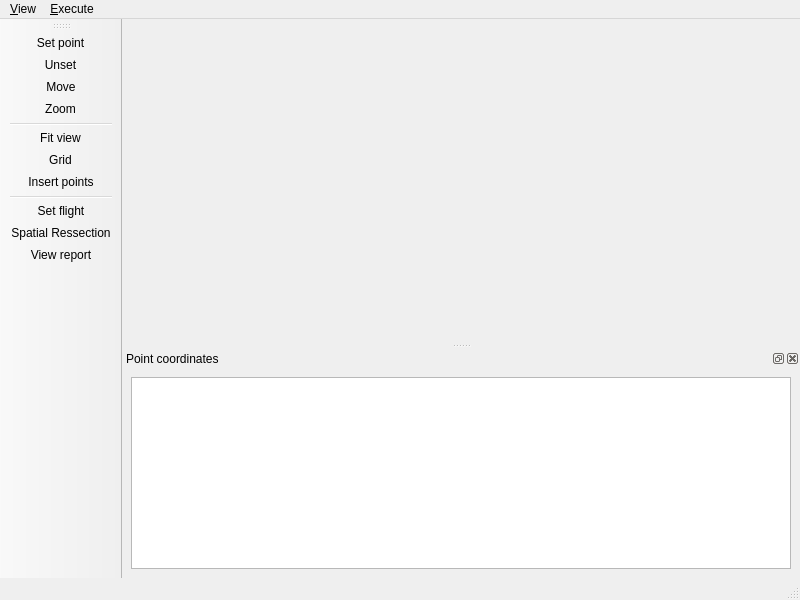
<?xml version="1.0" encoding="UTF-8"?>
<ui version="4.0">
 <class>SRMainWindow</class>
 <widget class="QMainWindow" name="SRMainWindow">
  <property name="geometry">
   <rect>
    <x>0</x>
    <y>0</y>
    <width>800</width>
    <height>600</height>
   </rect>
  </property>
  <property name="windowTitle">
   <string>Spatial Ressection</string>
  </property>
  <widget class="QWidget" name="centralwidget"/>
  <widget class="QMenuBar" name="menubar">
   <property name="geometry">
    <rect>
     <x>0</x>
     <y>0</y>
     <width>800</width>
     <height>23</height>
    </rect>
   </property>
   <widget class="QMenu" name="menu_View">
    <property name="title">
     <string>&amp;View</string>
    </property>
    <addaction name="actionSet"/>
    <addaction name="actionMove"/>
    <addaction name="actionZoom"/>
    <addaction name="separator"/>
    <addaction name="actionFit"/>
    <addaction name="actionInsert_Points"/>
   </widget>
   <widget class="QMenu" name="menu_Execute">
    <property name="title">
     <string>&amp;Execute</string>
    </property>
    <addaction name="actionFlight"/>
    <addaction name="actionSpatialRessection"/>
    <addaction name="actionTable"/>
   </widget>
   <addaction name="menu_View"/>
   <addaction name="menu_Execute"/>
  </widget>
  <widget class="QStatusBar" name="statusbar"/>
  <widget class="QDockWidget" name="dockWidget">
   <property name="windowTitle">
    <string>Point coordinates</string>
   </property>
   <attribute name="dockWidgetArea">
    <number>8</number>
   </attribute>
   <widget class="QWidget" name="dockWidgetContents">
    <layout class="QGridLayout" name="gridLayout">
     <item row="0" column="0">
      <widget class="QTableView" name="table1"/>
     </item>
    </layout>
   </widget>
  </widget>
  <widget class="QToolBar" name="toolBar">
   <property name="windowTitle">
    <string>toolBar</string>
   </property>
   <attribute name="toolBarArea">
    <enum>LeftToolBarArea</enum>
   </attribute>
   <attribute name="toolBarBreak">
    <bool>false</bool>
   </attribute>
   <addaction name="actionSet"/>
   <addaction name="actionUnset"/>
   <addaction name="actionMove"/>
   <addaction name="actionZoom"/>
   <addaction name="separator"/>
   <addaction name="actionFit"/>
   <addaction name="actionGrid"/>
   <addaction name="actionInsert_Points"/>
   <addaction name="separator"/>
   <addaction name="actionFlight"/>
   <addaction name="actionSpatialRessection"/>
   <addaction name="actionTable"/>
  </widget>
  <action name="actionZoom">
   <property name="icon">
    <iconset resource="sr_resource.qrc">
     <normaloff>:/Icons/resource/images/find.png</normaloff>:/Icons/resource/images/find.png</iconset>
   </property>
   <property name="text">
    <string>&amp;Zoom</string>
   </property>
   <property name="shortcut">
    <string>Ctrl+Z</string>
   </property>
  </action>
  <action name="actionMove">
   <property name="icon">
    <iconset resource="sr_resource.qrc">
     <normaloff>:/Icons/resource/images/move.png</normaloff>:/Icons/resource/images/move.png</iconset>
   </property>
   <property name="text">
    <string>&amp;Move</string>
   </property>
   <property name="shortcut">
    <string>Ctrl+M</string>
   </property>
  </action>
  <action name="actionFit">
   <property name="icon">
    <iconset resource="sr_resource.qrc">
     <normaloff>:/Icons/resource/images/fit.png</normaloff>:/Icons/resource/images/fit.png</iconset>
   </property>
   <property name="text">
    <string>Fit &amp;view</string>
   </property>
   <property name="toolTip">
    <string>Fit view</string>
   </property>
   <property name="shortcut">
    <string>Ctrl+V</string>
   </property>
  </action>
  <action name="actionSet">
   <property name="icon">
    <iconset resource="sr_resource.qrc">
     <normaloff>:/Icons/resource/images/mark.png</normaloff>:/Icons/resource/images/mark.png</iconset>
   </property>
   <property name="text">
    <string>&amp;Set point</string>
   </property>
   <property name="toolTip">
    <string>Set point</string>
   </property>
   <property name="shortcut">
    <string>Ctrl+S</string>
   </property>
  </action>
  <action name="actionUnset">
   <property name="icon">
    <iconset resource="sr_resource.qrc">
     <normaloff>:/Icons/resource/images/unmark.png</normaloff>:/Icons/resource/images/unmark.png</iconset>
   </property>
   <property name="text">
    <string>Unset</string>
   </property>
   <property name="toolTip">
    <string>Unset Point</string>
   </property>
   <property name="visible">
    <bool>false</bool>
   </property>
  </action>
  <action name="actionGrid">
   <property name="icon">
    <iconset resource="sr_resource.qrc">
     <normaloff>:/Icons/resource/images/grid.png</normaloff>:/Icons/resource/images/grid.png</iconset>
   </property>
   <property name="text">
    <string>Grid</string>
   </property>
   <property name="toolTip">
    <string>Activate Grid</string>
   </property>
   <property name="visible">
    <bool>false</bool>
   </property>
  </action>
  <action name="actionSpatialRessection">
   <property name="icon">
    <iconset resource="sr_resource.qrc">
     <normaloff>:/Icons/resource/images/exterior.png</normaloff>:/Icons/resource/images/exterior.png</iconset>
   </property>
   <property name="text">
    <string>Exterior &amp;orientation</string>
   </property>
   <property name="iconText">
    <string>Spatial Ressection</string>
   </property>
   <property name="toolTip">
    <string>Exterior orientation</string>
   </property>
   <property name="shortcut">
    <string>Ctrl+O</string>
   </property>
  </action>
  <action name="actionFlight">
   <property name="icon">
    <iconset resource="sr_resource.qrc">
     <normaloff>:/Icons/resource/images/fd.png</normaloff>:/Icons/resource/images/fd.png</iconset>
   </property>
   <property name="text">
    <string>Set &amp;flight</string>
   </property>
   <property name="toolTip">
    <string>Set flight</string>
   </property>
   <property name="shortcut">
    <string>Ctrl+F</string>
   </property>
  </action>
  <action name="actionTable">
   <property name="icon">
    <iconset resource="sr_resource.qrc">
     <normaloff>:/Icons/resource/images/table.png</normaloff>:/Icons/resource/images/table.png</iconset>
   </property>
   <property name="text">
    <string>View &amp;report</string>
   </property>
   <property name="toolTip">
    <string>View report</string>
   </property>
   <property name="shortcut">
    <string>Ctrl+R</string>
   </property>
  </action>
  <action name="actionInsert_Points">
   <property name="icon">
    <iconset resource="sr_resource.qrc">
     <normaloff>:/Icons/resource/images/export.png</normaloff>:/Icons/resource/images/export.png</iconset>
   </property>
   <property name="text">
    <string>&amp;Insert points</string>
   </property>
   <property name="toolTip">
    <string>Insert points</string>
   </property>
   <property name="shortcut">
    <string>Ctrl+I</string>
   </property>
  </action>
 </widget>
 <resources>
  <include location="sr_resource.qrc"/>
 </resources>
 <connections/>
</ui>
